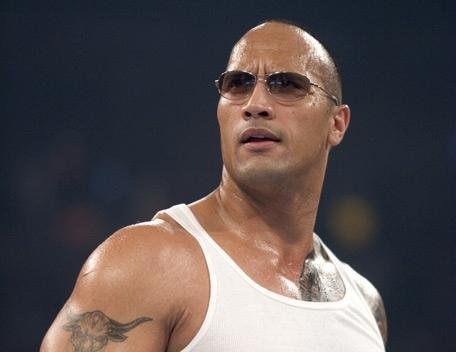
#> input picture 222.jpg, 456 x 352 px, found by its file name
$ python temp_cv2.py
#> lines starting #> are read from the running program, lines starting #| are printed output that depends on the picture; after the words box and inside, x2 and y2 are one past the last pixel; in counts of white or black regions, pixels touching at a corner belong together
import cv2

image = cv2.imread('222.jpg')
#> image is the input picture: shape (352, 456, 3); mean B, G, R 79, 77.9, 86.5
faceCascade = cv2.CascadeClassifier('files/haarcascade_frontalface_default.xml')

gray = cv2.cvtColor(image, cv2.COLOR_BGR2GRAY)
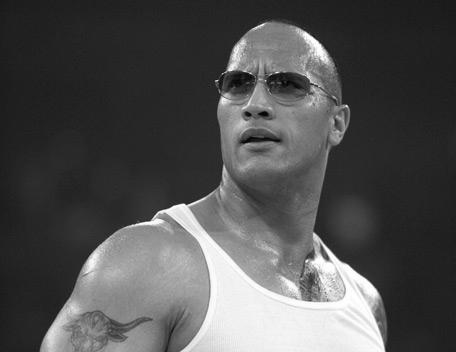
#> gray: shape (352, 456); min 2, max 255, mean 80.7
faces = faceCascade.detectMultiScale(gray, scaleFactor = 1.15, minNeighbors = 5,minSize =(5,5))
#> faces = [[184, 25, 155, 155]]

print(faces)
#| [[184  25 155 155]]
print("find{0}".format(len(faces)))
#| find1

for (x,y,w,h) in faces:
    cv2.rectangle(image, (x,y), (x+w,y+w), (0,255,0), 2)
#> this loop made 1 pass
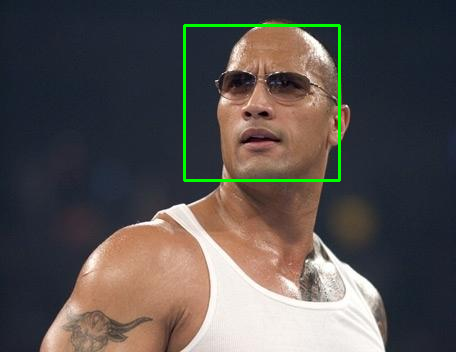
#> image: shape (352, 456, 3); 1.16% of pixels changed, all inside (x1, y1, x2, y2) = (183, 24, 341, 182)
cv2.imshow('dect',image)
cv2.waitKey(0)
cv2.destroyAllWindows()
